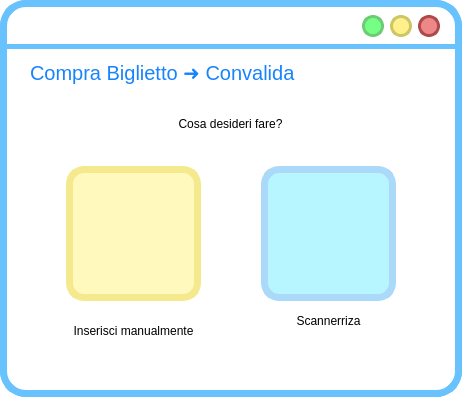
<?xml version="1.0" encoding="UTF-8"?>
<ui version="4.0">
 <class>MainWindow</class>
 <widget class="QMainWindow" name="MainWindow">
  <property name="geometry">
   <rect>
    <x>0</x>
    <y>0</y>
    <width>462</width>
    <height>397</height>
   </rect>
  </property>
  <property name="windowTitle">
   <string>MainWindow</string>
  </property>
  <property name="styleSheet">
   <string notr="true">QWidget{
background:rgb(255, 255, 255);
border-radius:26px;
border-color:rgb(104, 194, 253);
border-style: solid;
border-width:7;
}
QLabel{
border-width:0;
font: 20pt &quot;Lato Light&quot;;
}
QLineEdit{
border-width:0;
font: 14pt &quot;Lato Light&quot;;
}
QAbstractItemView {
    border: 3px solid  rgb(104, 194, 253);  
border-radius:8px;
  selection-background-color:  rgb(104, 194, 253);
margin:-2px;
text-align:center;
border-width:5;
}</string>
  </property>
  <widget class="QWidget" name="centralwidget">
   <widget class="QLabel" name="label">
    <property name="geometry">
     <rect>
      <x>0</x>
      <y>44</y>
      <width>641</width>
      <height>5</height>
     </rect>
    </property>
    <property name="styleSheet">
     <string notr="true">background-color:rgb(104, 194, 253);</string>
    </property>
    <property name="text">
     <string/>
    </property>
   </widget>
   <widget class="QPushButton" name="reduceButton">
    <property name="geometry">
     <rect>
      <x>362</x>
      <y>15</y>
      <width>22</width>
      <height>22</height>
     </rect>
    </property>
    <property name="sizePolicy">
     <sizepolicy hsizetype="Fixed" vsizetype="Fixed">
      <horstretch>0</horstretch>
      <verstretch>0</verstretch>
     </sizepolicy>
    </property>
    <property name="minimumSize">
     <size>
      <width>22</width>
      <height>22</height>
     </size>
    </property>
    <property name="maximumSize">
     <size>
      <width>24</width>
      <height>24</height>
     </size>
    </property>
    <property name="cursor">
     <cursorShape>PointingHandCursor</cursorShape>
    </property>
    <property name="styleSheet">
     <string notr="true">QPushButton{
 background-color:#76ff85;
 border-style: solid;
 border-radius:11px;
font: 18pt &quot;Candara&quot;;
border-color:#6bcc73;
border-width:3;
}

QPushButton::pressed{
	background-color : white;
	border-color:#6bcc73;
	border-width:3;
}
</string>
    </property>
    <property name="text">
     <string/>
    </property>
   </widget>
   <widget class="QPushButton" name="exitButton">
    <property name="geometry">
     <rect>
      <x>418</x>
      <y>15</y>
      <width>22</width>
      <height>22</height>
     </rect>
    </property>
    <property name="sizePolicy">
     <sizepolicy hsizetype="Fixed" vsizetype="Fixed">
      <horstretch>0</horstretch>
      <verstretch>0</verstretch>
     </sizepolicy>
    </property>
    <property name="minimumSize">
     <size>
      <width>22</width>
      <height>22</height>
     </size>
    </property>
    <property name="maximumSize">
     <size>
      <width>24</width>
      <height>24</height>
     </size>
    </property>
    <property name="cursor">
     <cursorShape>PointingHandCursor</cursorShape>
    </property>
    <property name="styleSheet">
     <string notr="true">QPushButton{
 background-color:#ee8888;
 border-style: solid;
 border-radius:11px;
font: 18pt &quot;Candara&quot;;
border-color:#ae4a4a;
border-width:3;
}

QPushButton::pressed{
	background-color : white;
	border-color:#ae4a4a;
	border-width:3;
}
</string>
    </property>
    <property name="text">
     <string/>
    </property>
   </widget>
   <widget class="QPushButton" name="maximizeButton">
    <property name="geometry">
     <rect>
      <x>390</x>
      <y>15</y>
      <width>22</width>
      <height>22</height>
     </rect>
    </property>
    <property name="sizePolicy">
     <sizepolicy hsizetype="Fixed" vsizetype="Fixed">
      <horstretch>0</horstretch>
      <verstretch>0</verstretch>
     </sizepolicy>
    </property>
    <property name="minimumSize">
     <size>
      <width>20</width>
      <height>20</height>
     </size>
    </property>
    <property name="maximumSize">
     <size>
      <width>24</width>
      <height>24</height>
     </size>
    </property>
    <property name="cursor">
     <cursorShape>PointingHandCursor</cursorShape>
    </property>
    <property name="styleSheet">
     <string notr="true">QPushButton{
 background-color:#fff08c	;
 border-style: solid;
 border-radius:11px;
font: 18pt &quot;Candara&quot;;
border-color:#ccc664;
border-width:3;
}

QPushButton::pressed{
	background-color : white;
	border-color:#ccc664;
	border-width:3;
}
</string>
    </property>
    <property name="text">
     <string/>
    </property>
   </widget>
   <widget class="QLabel" name="titoloLabel">
    <property name="geometry">
     <rect>
      <x>30</x>
      <y>57</y>
      <width>371</width>
      <height>31</height>
     </rect>
    </property>
    <property name="styleSheet">
     <string notr="true">font-size: 20px;
text-align: left;
background-color: rgba(255, 255, 255,0);
color: #1684FC;
font: 14pt &quot;Lato&quot;;</string>
    </property>
    <property name="text">
     <string>Compra Biglietto ➜ Convalida</string>
    </property>
   </widget>
   <widget class="QLabel" name="previousLabel">
    <property name="geometry">
     <rect>
      <x>400</x>
      <y>60</y>
      <width>38</width>
      <height>38</height>
     </rect>
    </property>
    <property name="font">
     <font>
      <family>Lato Light</family>
      <pointsize>20</pointsize>
      <weight>50</weight>
      <italic>false</italic>
      <bold>false</bold>
     </font>
    </property>
    <property name="styleSheet">
     <string notr="true">QLabel{
left: 679px;
top: 140px;
width: 38px;
height: 38px;
border-radius: 33px;
background-color: rgba(173, 237, 255, 0);
}</string>
    </property>
    <property name="text">
     <string/>
    </property>
    <property name="pixmap">
     <pixmap>res/arrow_back_FILL1_wght700_GRAD200_opsz48_risultato.png</pixmap>
    </property>
    <property name="scaledContents">
     <bool>true</bool>
    </property>
    <property name="margin">
     <number>0</number>
    </property>
   </widget>
   <widget class="QLabel" name="InserisciManualmenteBigButton">
    <property name="geometry">
     <rect>
      <x>66</x>
      <y>166</y>
      <width>135</width>
      <height>135</height>
     </rect>
    </property>
    <property name="cursor">
     <cursorShape>PointingHandCursor</cursorShape>
    </property>
    <property name="mouseTracking">
     <bool>true</bool>
    </property>
    <property name="styleSheet">
     <string notr="true">QLabel{
background-color:rgb(255, 249, 190);
border-radius:18;
border-color:rgb(244, 233, 140);
border-width:7;
border-style: solid;
}

QLabel:hover{
background-color: rgb(244, 233, 140);
}
</string>
    </property>
    <property name="text">
     <string/>
    </property>
    <property name="pixmap">
     <pixmap>res/qr_code_2_FILL1_wght600_GRAD200_opsz48_risultato.png</pixmap>
    </property>
    <property name="scaledContents">
     <bool>true</bool>
    </property>
    <property name="margin">
     <number>17</number>
    </property>
   </widget>
   <widget class="QLabel" name="ScannerizzaBigButton">
    <property name="geometry">
     <rect>
      <x>261</x>
      <y>166</y>
      <width>135</width>
      <height>135</height>
     </rect>
    </property>
    <property name="cursor">
     <cursorShape>PointingHandCursor</cursorShape>
    </property>
    <property name="mouseTracking">
     <bool>true</bool>
    </property>
    <property name="styleSheet">
     <string notr="true">QLabel{
background-color:rgb(183, 245, 255);
border-radius:18;
border-color:rgb(170, 217, 249);
border-width:7;
border-style: solid;
}

QLabel:hover{
background-color: rgb(170, 217, 249);
}
</string>
    </property>
    <property name="text">
     <string/>
    </property>
    <property name="pixmap">
     <pixmap>res/qr_code_scanner_FILL1_wght600_GRAD200_opsz48_risultato.png</pixmap>
    </property>
    <property name="scaledContents">
     <bool>true</bool>
    </property>
    <property name="margin">
     <number>17</number>
    </property>
   </widget>
   <widget class="QLabel" name="label_4">
    <property name="geometry">
     <rect>
      <x>10</x>
      <y>99</y>
      <width>441</width>
      <height>51</height>
     </rect>
    </property>
    <property name="styleSheet">
     <string notr="true">QLabel{
font: 25 18pt &quot;Lato Light&quot;;
background-color: rgba(255, 255, 255,0);
}</string>
    </property>
    <property name="text">
     <string>&lt;html&gt;&lt;head/&gt;&lt;body&gt;&lt;p align=&quot;center&quot;&gt;Cosa desideri fare?&lt;/p&gt;&lt;/body&gt;&lt;/html&gt;</string>
    </property>
   </widget>
   <widget class="QLabel" name="label_5">
    <property name="geometry">
     <rect>
      <x>58</x>
      <y>310</y>
      <width>151</width>
      <height>41</height>
     </rect>
    </property>
    <property name="styleSheet">
     <string notr="true">QLabel{
font: 25 14pt &quot;Lato Light&quot;;
background-color: rgba(255, 255, 255,0);
}</string>
    </property>
    <property name="text">
     <string>Inserisci manualmente</string>
    </property>
    <property name="textFormat">
     <enum>Qt::PlainText</enum>
    </property>
    <property name="alignment">
     <set>Qt::AlignCenter</set>
    </property>
    <property name="wordWrap">
     <bool>true</bool>
    </property>
   </widget>
   <widget class="QLabel" name="label_6">
    <property name="geometry">
     <rect>
      <x>253</x>
      <y>310</y>
      <width>151</width>
      <height>21</height>
     </rect>
    </property>
    <property name="styleSheet">
     <string notr="true">QLabel{
font: 25 14pt &quot;Lato Light&quot;;
background-color: rgba(255, 255, 255,0);
}</string>
    </property>
    <property name="text">
     <string>Scannerriza</string>
    </property>
    <property name="textFormat">
     <enum>Qt::PlainText</enum>
    </property>
    <property name="alignment">
     <set>Qt::AlignCenter</set>
    </property>
    <property name="wordWrap">
     <bool>true</bool>
    </property>
   </widget>
  </widget>
 </widget>
 <resources>
  <include location="../../../AppData/Local/Temp/res.qrc"/>
  <include location="../../../AppData/Local/Temp/res/res.qrc"/>
 </resources>
 <connections/>
</ui>
